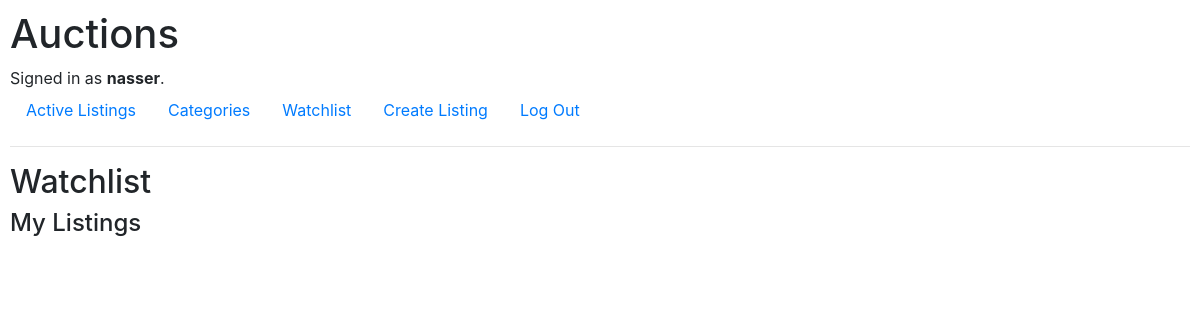
/watchlist (signed in), run on an earlier commit of the app's database.
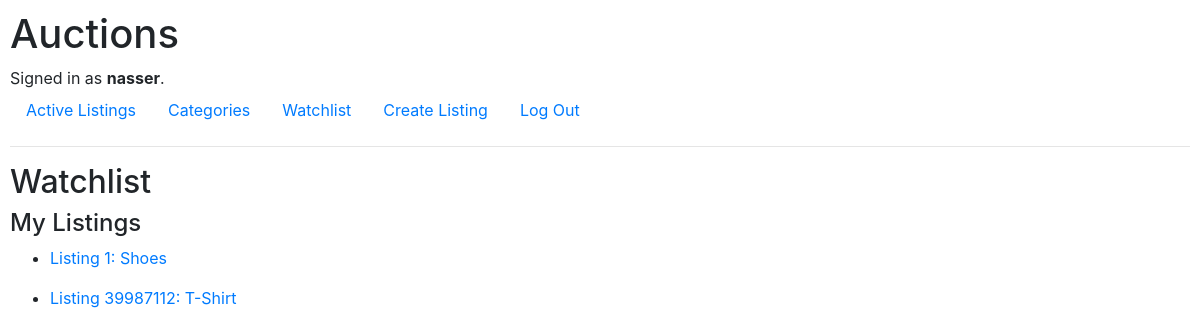
And on a later commit of the database.
### auctions/models.py (models this page shows)
class Watchlist(models.Model):
    listing = models.ForeignKey(Listing, on_delete=models.CASCADE, related_name="watchlist", primary_key=True)
    username = models.CharField(max_length=64)

class Listing(models.Model):
    listing_id = models.AutoField(primary_key=True)
    title = models.CharField(max_length=64)
    description = models.CharField(max_length=500)
    price = models.IntegerField()
    image_URL = models.URLField(blank=True)
    category = models.ForeignKey(Categorie, on_delete=models.CASCADE, related_name="listing")
    username = models.CharField(max_length=64)
    closed = models.BooleanField()

### auctions/views.py (the view)
# urls.py: path("watchlist", views.watchlist, name="watchlist"),
def watchlist(request):
    listings = Watchlist.objects.filter(username = request.user.username)
    return render(request, "auctions/watchlist.html", {
        "listings": listings
    })

### auctions/templates/auctions/watchlist.html
{% extends "auctions/layout.html" %}
{% block body %}
<h2>Watchlist</h2>
<h4>My Listings</h4>
{% for listing in listings %}
<ul>
    <li>
        <a href="{% url 'listing_details' listing.listing_id %}">
            Listing {{listing.listing.listing_id}}: {{listing.listing.title}}
        </a>
    </li>
</ul>
{% endfor %}
{% endblock %}

What changed in the data, as far as the page shows it:
added Watchlist: listing.listing_id "1", listing "Shoes"
added Watchlist: listing.listing_id "39987112", listing "T-Shirt"
